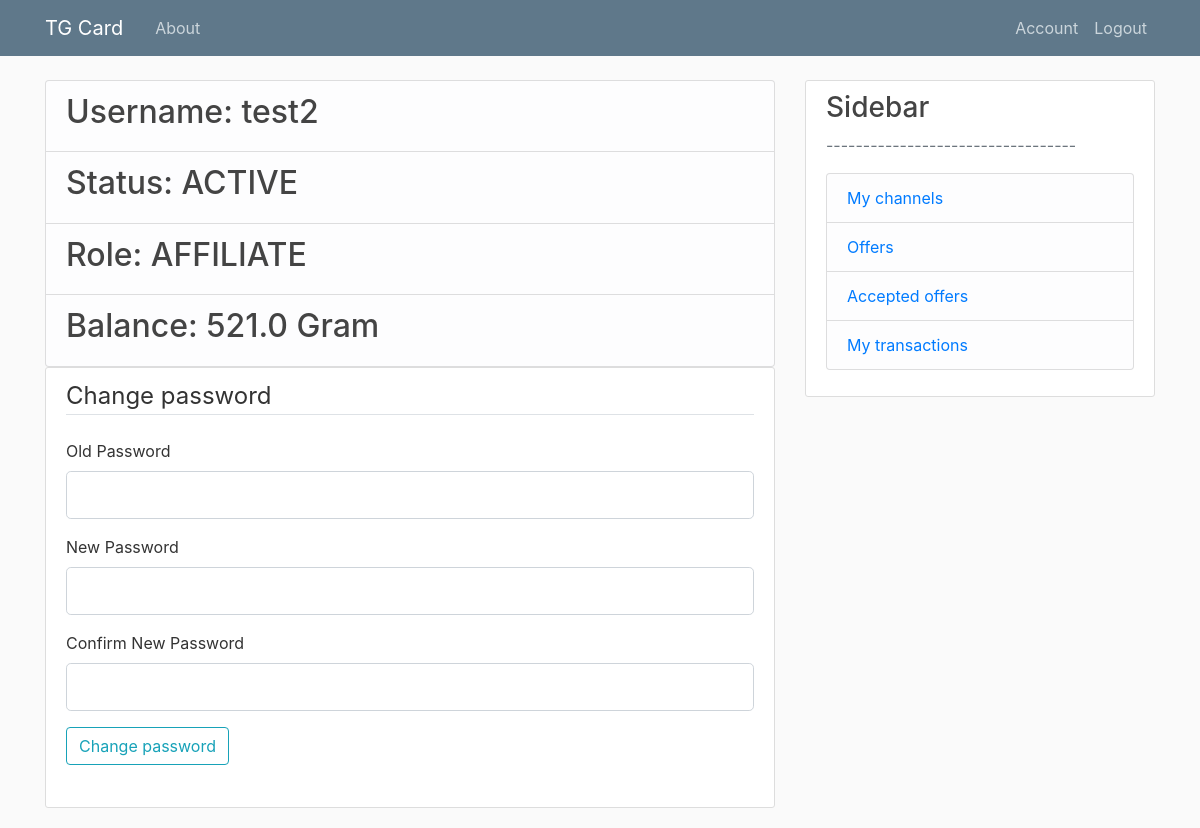
Before: /account (signed in) with the older database file.
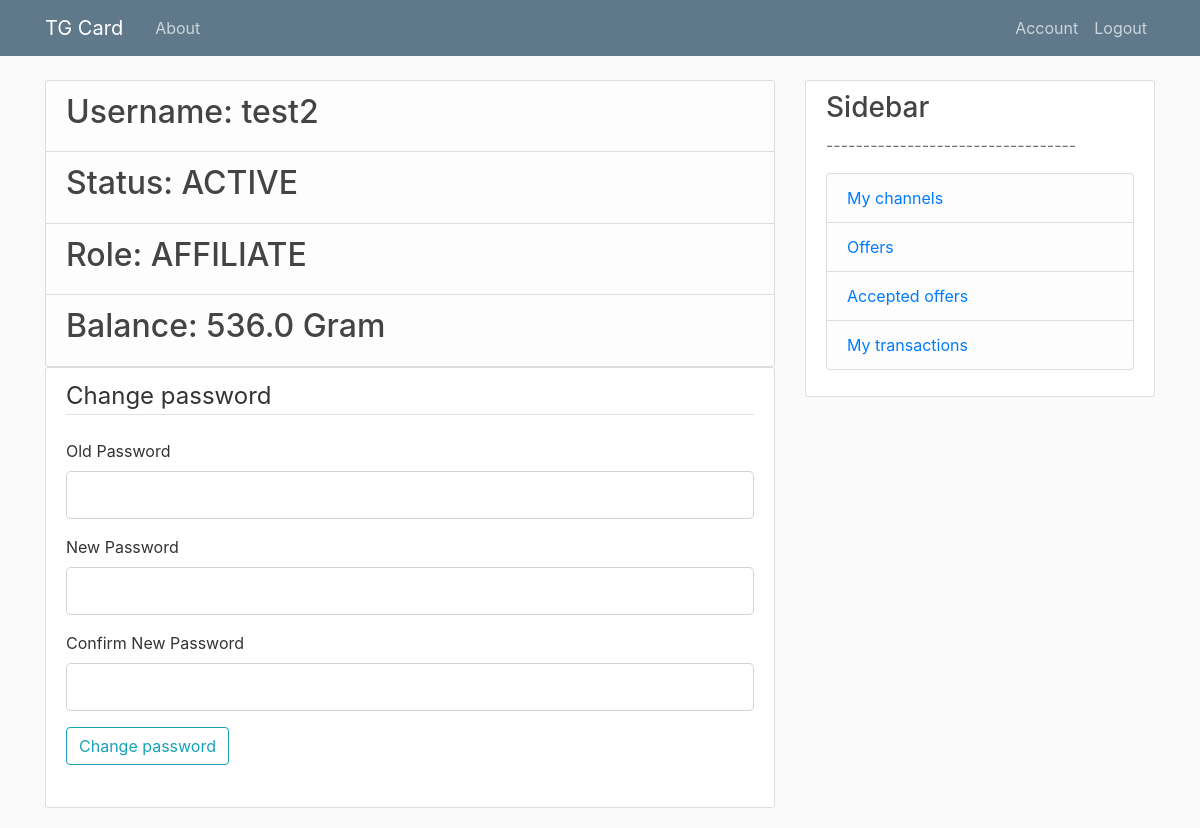
After: the same page with the newer database file.
### models.py (models this page shows, shortened)
class User(db.Model, UserMixin):
    id = db.Column(db.Integer, primary_key=True)
    username = db.Column(db.String, index=True, unique=True, nullable=False)
    password = db.Column(db.String, nullable=False)
    role = db.Column(db.Integer, nullable=False) # advert. \ affil. \ moder. \ admin
    status = db.Column(db.String, index=True, nullable=False) # active \ inactive
    balance = db.Column(db.Float, index=True, default=0)
    channels = db.relationship('Channel', backref='user', lazy=True)
    offers = db.relationship('Offer', backref='user', lazy=True)
    tasks = db.relationship('Task', backref='user', lazy=True)
    transactionsAdv = db.relationship('Transaction', backref='userAdv', foreign_keys='Transaction.advId', lazy=True)
    transactionsAff = db.relationship('Transaction', backref='userAff', foreign_keys='Transaction.affId', lazy=True)

### routes.py (the view, shortened to what this page needs)
@app.route("/account", methods=['GET', 'POST'])
@login_required
def account():
    form = ChangePassForm()
    return render_template('account.html', title='Account', form=form)

### forms.py
class ChangePassForm(FlaskForm):
    passwordOld = PasswordField('Old Password', validators=[DataRequired()])
    passwordNew = PasswordField('New Password', validators=[DataRequired()])
    confirm_passwordNew = PasswordField('Confirm New Password',
                                     validators=[DataRequired(), EqualTo('passwordNew')])
    submit = SubmitField('Change password')

### models.py (called while the page is built)
@login_manager.user_loader
def load_user(user_id):
    return User.query.get(int(user_id))

### templates/account.html (shortened to what this page needs)
{% extends "layout.html" %}
{% block content %}
    <ul class="list-group">
        <li class="list-group-item list-group-item-light"><h2>Username: {{ current_user.username }}</h2></li>
        <li class="list-group-item list-group-item-light"><h2>Status: {{ current_user.status }}</h2></li>
        <li class="list-group-item list-group-item-light"><h2>Role: {{ current_user.role }}</h2></li>
        <li class="list-group-item list-group-item-light"><h2>Balance: {{ current_user.balance }} Gram</h2></li>
    </ul>
    <div class="content-section">
        <form method="POST" action="">
        <fieldset class="form-group">
            <legend class="border-bottom mb-4">Change password</legend>
            <div class="form-group">
                {{ form.passwordOld.label(class="form-control-label") }}
                {% if form.passwordOld.errors %}
                    {{ form.passwordOld(class="form-control form-control-lg is-invalid") }}
                    <div class="invalid-feedback">
                        {% for error in form.passwordOld.errors %}
                            <span>{{ error }}</span>
                        {% endfor %}
                    </div>
                {% else %}
                    {{ form.passwordOld(class="form-control form-control-lg") }}
                {% endif %}
            </div>
            <div class="form-group">
                {{ form.passwordNew.label(class="form-control-label") }}
                {% if form.passwordNew.errors %}
                    {{ form.passwordNew(class="form-control form-control-lg is-invalid") }}
                    <div class="invalid-feedback">
                        {% for error in form.passwordNew.errors %}
                            <span>{{ error }}</span>
                        {% endfor %}
                    </div>
                {% else %}
                    {{ form.passwordNew(class="form-control form-control-lg") }}
                {% endif %}
            </div>
            <div class="form-group">
                {{ form.confirm_passwordNew.label(class="form-control-label") }}
                {% if form.confirm_passwordNew.errors %}
                    {{ form.confirm_passwordNew(class="form-control form-control-lg is-invalid") }}
                    <div class="invalid-feedback">
                        {% for error in form.confirm_passwordNew.errors %}
                            <span>{{ error }}</span>
                        {% endfor %}
                    </div>
                {% else %}
                    {{ form.confirm_passwordNew(class="form-control form-control-lg") }}
                {% endif %}
            </div>
    	    <div class="form-group">
         	    {{ form.submit(class="btn btn-outline-info") }}
    	    </div>
            </fieldset>
        </form>
    </div>
{% endblock content %}

Changed rows visible on the page:
changed User "test2": balance "521.0" → "536.0"
